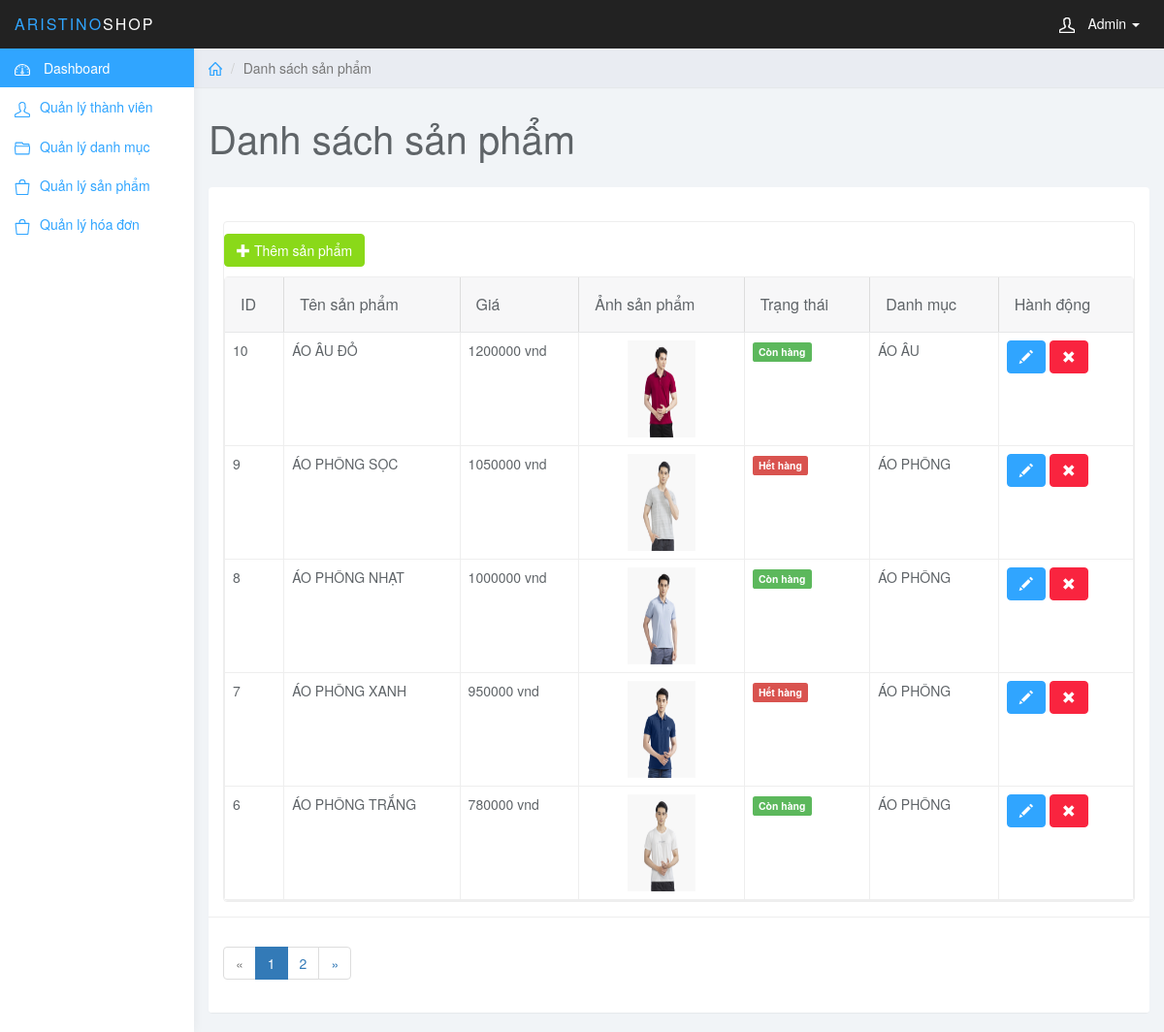
Page /final/aristino_shop/admin/index.php?page=product (signed in) on the committed database.
### tables this page shows
CREATE TABLE PRODUCT (
	PRODUCT_ID INT(11) NOT NULL AUTO_INCREMENT,
	PRODUCT_NAME VARCHAR(50) NOT NULL,
	PRODUCT_PRICE INT  NOT NULL ,
	PRODUCT_IMG VARCHAR(255) NOT NULL,
	PRODUCT_STATUS INT NOT NULL,
	PRODUCT_SIZE VARCHAR(10) NOT NULL,
	PRODUCT_DETAIL VARCHAR(50) NOT NULL,
	CATE_ID INT ,
	FOREIGN KEY (CATE_ID) REFERENCES CATEGORY(CATE_ID),
	PRIMARY KEY(PRODUCT_ID)
);

CREATE TABLE CATEGORY (
	CATE_ID int(11) NOT NULL AUTO_INCREMENT,
	CATE_NAME VARCHAR(50) NOT NULL,
	PRIMARY KEY(CATE_ID)
);

### final/aristino_shop/admin/modules/product/product.php (the view, shortened to what this page needs)
<?php
    $rowPerPage = 5;
    $sql_product = "SELECT * FROM product INNER JOIN category ON product.CATE_ID = category.CATE_ID ORDER BY PRODUCT_ID DESC";
    $resultAll = mysqli_query($conn, $sql_product);
    $totalRecords = mysqli_num_rows($resultAll);
    $totalPage = ceil($totalRecords/$rowPerPage);
    if(isset($_GET['current_page'])) {
        $current_page = $_GET['current_page'];
    }else{
        $current_page = 1;
    }
    $start = ($current_page - 1)*$rowPerPage;
    $sql_pagination = "SELECT * FROM product INNER JOIN category ON product.CATE_ID = category.CATE_ID ORDER BY PRODUCT_ID DESC LIMIT $start,$rowPerPage";
    $resultPagination = mysqli_query($conn, $sql_pagination);
?>
	<div class="col-sm-9 col-sm-offset-3 col-lg-10 col-lg-offset-2 main">
		<div class="row">
			<ol class="breadcrumb">
				<li><a href="index.php"><svg class="glyph stroked home"><use xlink:href="#stroked-home"></use></svg></a></li>
				<li class="active">Danh sách sản phẩm</li>
			</ol>
		</div>
		<div class="row">
			<div class="col-lg-12">
				<h1 class="page-header">Danh sách sản phẩm</h1>
			</div>
		</div>
		<div id="toolbar" class="btn-group">
            <a href="index.php?page=add_product" class="btn btn-success">
                <i class="glyphicon glyphicon-plus"></i> Thêm sản phẩm
            </a>
        </div>
		<div class="row">
			<div class="col-lg-12">
				<div class="panel panel-default">
					<div class="panel-body">
                        <table
                            data-toolbar="#toolbar"
                            data-toggle="table">
						    <thead>
						    <tr>
						        <th data-field="id" data-sortable="true">ID</th>
						        <th data-field="name"  data-sortable="true">Tên sản phẩm</th>
                                <th data-field="price" data-sortable="true">Giá</th>
                                <th>Ảnh sản phẩm</th>
                                <th>Trạng thái</th>
                                <th>Danh mục</th>
                                <th>Hành động</th>
						    </tr>
                            </thead>
                            <tbody>
                            <?php  if(mysqli_num_rows($resultPagination) > 0) {
                                        while ($row = mysqli_fetch_assoc($resultPagination)) {
                            ?>
                                <tr>
                                    <td style=""><?php echo $row['PRODUCT_ID']; ?></td>
                                    <td style=""><?php echo $row['PRODUCT_NAME']; ?></td>
                                    <td style=""><?php echo $row['PRODUCT_PRICE']; ?> vnd</td>
                                    <td id = "img_col">
                                        <img width="70" height="100" src="images/<?php echo $row['PRODUCT_IMG']; ?>" />
                                    </td>
                                    <td>
                                        <?php if($row['PRODUCT_STATUS'] == '1') { ?>
                                            <span class="label label-success">Còn hàng</span>
                                        <?php } else { ?>
                                            <span class="label label-danger">Hết hàng</span>
                                        <?php } ?>
                                    </td>
                                    <td><?php echo $row['CATE_NAME']; ?></td>
                                    <td class="form-group">
                                        <a href="index.php?page=edit_product&PRODUCT_ID=<?php echo $row['PRODUCT_ID']; ?>" class="btn btn-primary"><i class="glyphicon glyphicon-pencil"></i></a>
                                        <a onclick="return confirmDel();" href="modules/product/del_product.php?PRODUCT_ID=<?php echo $row['PRODUCT_ID']; ?>" class="btn btn-danger"><i class="glyphicon glyphicon-remove"></i></a>
                                    </td>
                                </tr>
                            <?php
                                    }
                                }
                            ?>
                        </tbody>
                    </table>
                </div>
                <div class="panel-footer">
                    <nav aria-label="Page navigation example">
                        <ul class="pagination">
                            <?php if($current_page > 1) { ?>
                                <li class="page-item"><a class="page-link" href="index.php?page=product&current_page=<?php echo $current_page-1; ?>">&laquo;</a></li>
                            <?php }else { ?>
                                <li class="page-item disabled"><a class="page-link" href="">&laquo;</a></li>
                           <?php } ?>
                            <?php for($i = 1; $i <= $totalPage; $i++) {
                                    if($i > $current_page - 3 && $i < $current_page + 3) {
                                        if($i == $current_page) {
                            ?>
                                            <li class="page-item active"><a class="page-link" href="index.php?page=product&current_page=<?php echo $i; ?>"><?php echo $i; ?></a></li>
                                        <?php }else { ?>
                                            <li class="page-item"><a class="page-link" href="index.php?page=product&current_page=<?php echo $i; ?>"><?php echo $i; ?></a></li>
                            <?php
                                    }
                                }
                            }
                            ?>
                            <?php if($current_page < $totalPage) { ?>
                                <li class="page-item"><a class="page-link" href="index.php?page=product&current_page=<?php echo $current_page + 1; ?>">&raquo;</a></li>
                            <?php }else {?>
                                <li class="page-item disabled"><a class="page-link disabled" href="">&raquo;</a></li>
                            <?php } ?>
                        </ul>
                        </nav>
                    </div>
				</div>
			</div>
		</div>
	</div>
</html>

### final/aristino_shop/admin/css/styles.css (style rules this page uses)
body { background: #f1f4f7; padding-top: 50px; color: #5f6468; }
a, a:hover, a:focus { color: #30a5ff; }
h1, h2, h3, h4, h5, h6 { color: #5f6468; }
h1 { font-weight: 300; font-size: 40px; }
.btn-primary, .btn-primary:hover, .btn-primary:focus, .btn-primary:active, .btn-primary.active, .open > .dropdown-toggle.btn-primary, .btn-primary.disabled, .btn-primary[disabled], fieldset[disabled] .btn-primary, .btn-primary.disabled:hover, .btn-primary[disabled]:hover, fieldset[disabled] .btn-primary:hover, .btn-primary.disabled:focus, .btn-primary[disabled]:focus, fieldset[disabled] .btn-primary:focus, .btn-primary.disabled:active, .btn-primary[disabled]:active, fieldset[disabled] .btn-primary:active, .btn-primary.disabled.active, .btn-primary[disabled].active, fieldset[disabled] .btn-primary.active { background-color: #30a5ff; border-color: #30a5ff; }
.btn-success, .btn-success:hover, .btn-success:focus, .btn-success:active, .btn-success.active, .open > .dropdown-toggle.btn-success, .btn-success.disabled, .btn-success[disabled], fieldset[disabled] .btn-success, .btn-success.disabled:hover, .btn-success[disabled]:hover, fieldset[disabled] .btn-success:hover, .btn-success.disabled:focus, .btn-success[disabled]:focus, fieldset[disabled] .btn-success:focus, .btn-success.disabled:active, .btn-success[disabled]:active, fieldset[disabled] .btn-success:active, .btn-success.disabled.active, .btn-success[disabled].active, fieldset[disabled] .btn-success.active { background-color: #8ad919; border-color: #8ad919; }
.btn-danger, .btn-danger:hover, .btn-danger:focus, .btn-danger:active, .btn-danger.active, .open > .dropdown-toggle.btn-danger, .btn-danger.disabled, .btn-danger[disabled], fieldset[disabled] .btn-danger, .btn-danger.disabled:hover, .btn-danger[disabled]:hover, fieldset[disabled] .btn-danger:hover, .btn-danger.disabled:focus, .btn-danger[disabled]:focus, fieldset[disabled] .btn-danger:focus, .btn-danger.disabled:active, .btn-danger[disabled]:active, fieldset[disabled] .btn-danger:active, .btn-danger.disabled.active, .btn-danger[disabled].active, fieldset[disabled] .btn-danger.active { background-color: #f9243f; border-color: #f9243f; }
.panel { border: 0; }
.panel-footer { background: #fff; border-top: 1px solid #eee; }
.breadcrumb { border-radius: 0; padding: 10px 15px; background: #e9ecf2; box-shadow: 0 1px 1px rgba(0, 0, 0, .05); margin: 0 ; }
h1.page-header { margin-top: 30px; border-bottom: 0; }
.table { background: #fff; }
.breadcrumb .glyph { height: 14px; width: 14px; margin: -2px 0 0 0; stroke-width: 4px; }

### rows in the picture
product: PRODUCT_ID "10", PRODUCT_NAME "ÁO ÂU ĐỎ", PRODUCT_PRICE "1200000", PRODUCT_IMG (picture), PRODUCT_STATUS "Còn hàng", CATE_ID.CATE_NAME "ÁO ÂU"
product: PRODUCT_ID "9", PRODUCT_NAME "ÁO PHÔNG SỌC", PRODUCT_PRICE "1050000", PRODUCT_IMG (picture), PRODUCT_STATUS "Hết hàng", CATE_ID.CATE_NAME "ÁO PHÔNG"
product: PRODUCT_ID "8", PRODUCT_NAME "ÁO PHÔNG NHẠT", PRODUCT_PRICE "1000000", PRODUCT_IMG (picture), PRODUCT_STATUS "Còn hàng", CATE_ID.CATE_NAME "ÁO PHÔNG"
product: PRODUCT_ID "7", PRODUCT_NAME "ÁO PHÔNG XANH", PRODUCT_PRICE "950000", PRODUCT_IMG (picture), PRODUCT_STATUS "Hết hàng", CATE_ID.CATE_NAME "ÁO PHÔNG"
product: PRODUCT_ID "6", PRODUCT_NAME "ÁO PHÔNG TRẮNG", PRODUCT_PRICE "780000", PRODUCT_IMG (picture), PRODUCT_STATUS "Còn hàng", CATE_ID.CATE_NAME "ÁO PHÔNG"
